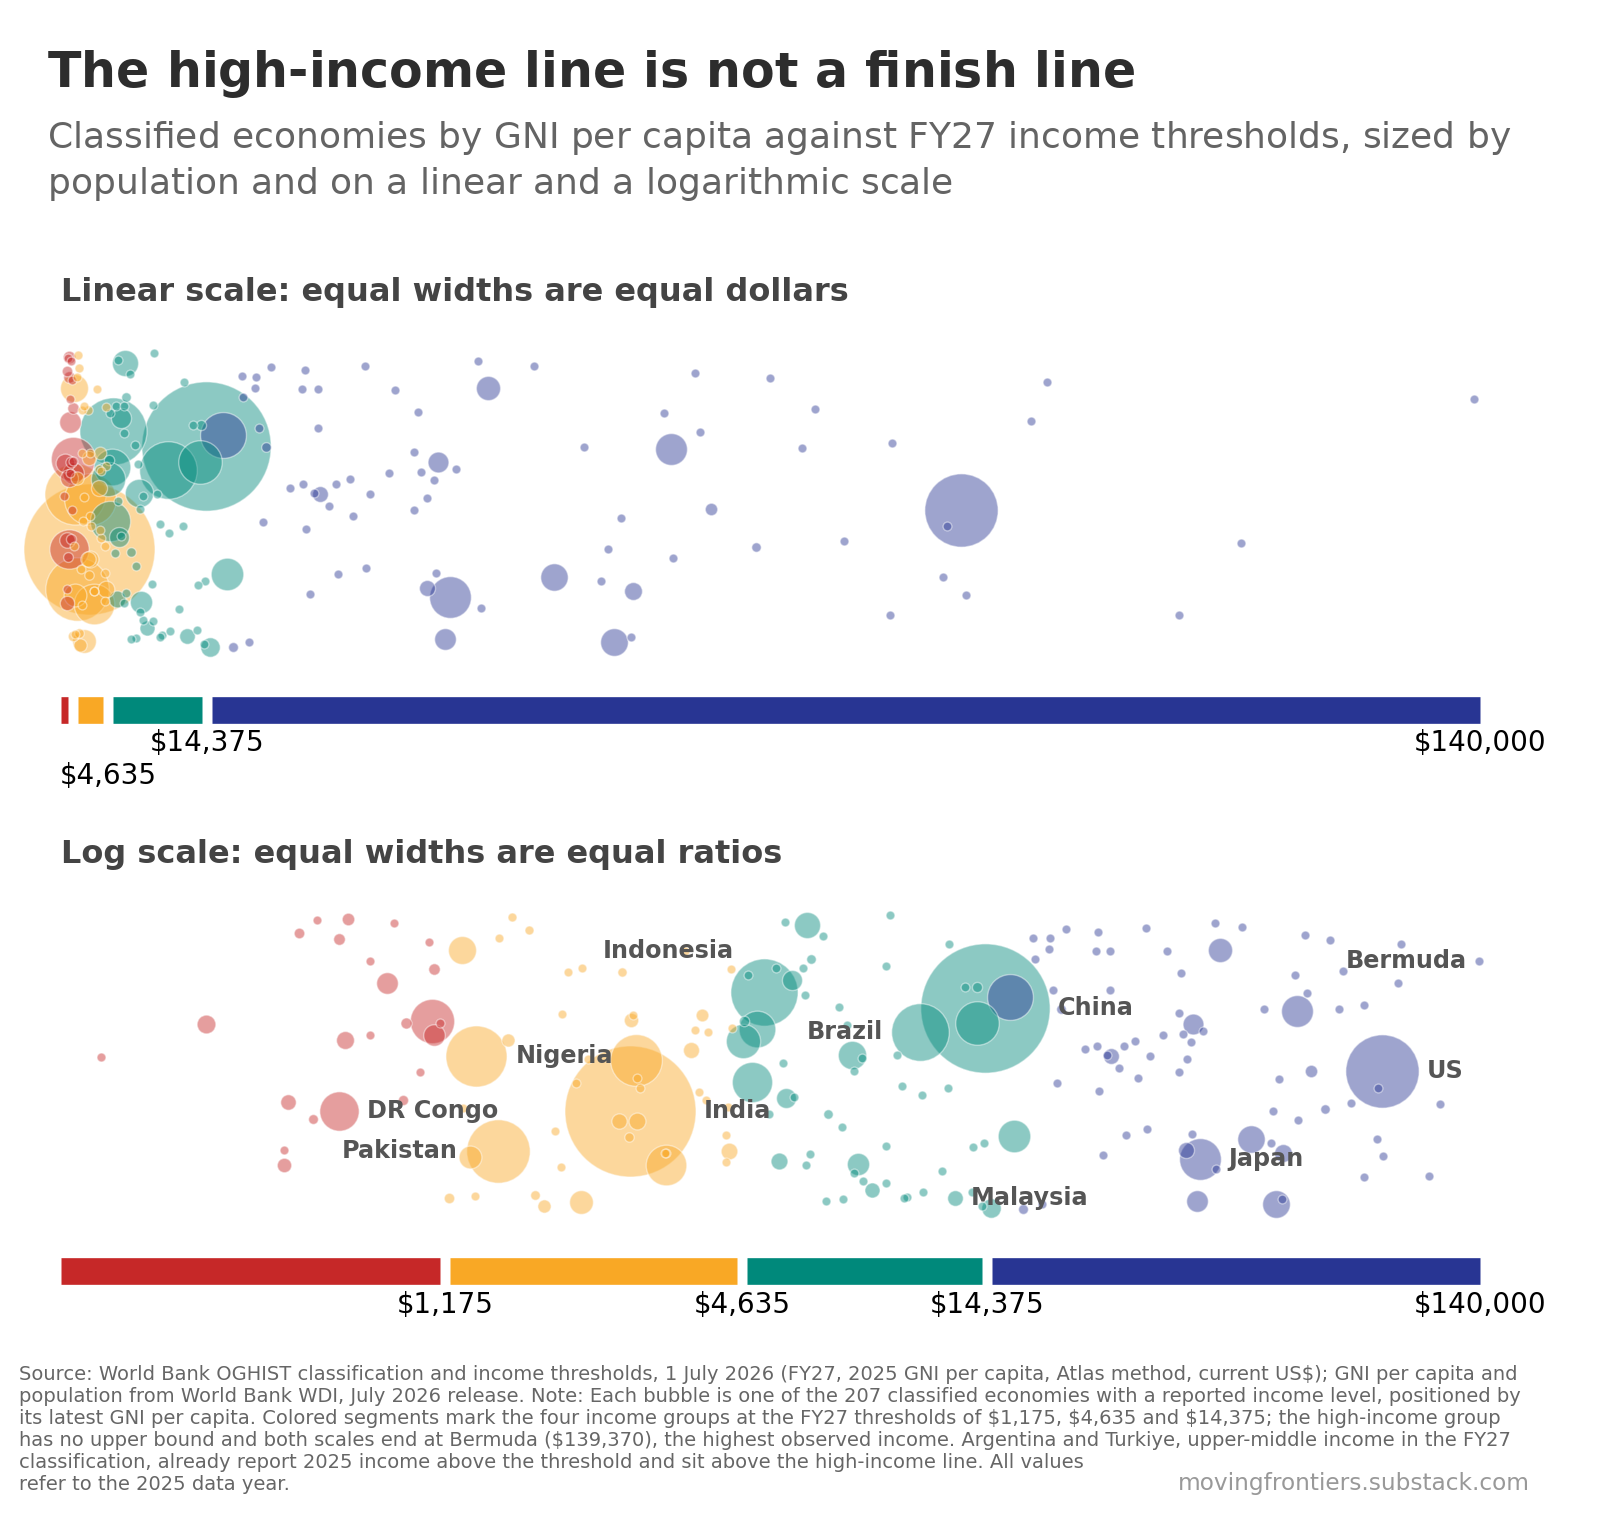

Write the Python code that produced this figure.
"""chart-13: The high-income line is not a finish line. Landscape, linear and
log panels stacked as rows, income on x, all 207 classified economies, titled."""
import pandas as pd, numpy as np

# ---------------------------------------------------------------------------
# PROVENANCE (data frozen; do not replace with live calls or downloads)
#
# Source: World Bank OGHIST classification and income thresholds, 1 July 2026 (FY27);
# Source:         GNI per capita (Atlas) and population, World Bank WDI, July 2026 release.
# Frozen: 28 August 2026, from the csv published in this repository.
# The output is pinned to this vintage; a script that re-fetches upstream
# data is not reproducible, merely convenient.
# Derived: gni values are the author pipeline outputs rounded to whole dollars and
# Derived:         population to 3 decimals, exactly as in the published csv.
# Duplication: the same 207-economy table is embedded in the chart-1 build; the duplication is deliberate so each file stays single-file self-sufficient.
# ---------------------------------------------------------------------------

import matplotlib
matplotlib.use('Agg')
import matplotlib.pyplot as plt

plt.rcParams.update({'font.family':'DejaVu Sans',
    'axes.edgecolor':'#888','axes.linewidth':1.0,
    'figure.facecolor':'white','axes.facecolor':'white'})

COL = {'L':'#C62828','LM':'#F9A825','UM':'#00897B','H':'#283593'}
TH = (1175,4635,14375)                     # FY27 thresholds, 2025 GNI per capita
GRP = {'Low income':'L','Lower middle income':'LM',
       'Upper middle income':'UM','High income':'H'}
# EMBEDDED DATA, exact copy of the csv (row order preserved: the jitter RNG maps by row)
ROWS = [
    ('Bermuda', 139370, 0.065, 'High income'),
    ('Liechtenstein', 116380, 0.041, 'High income'),
    ('Switzerland', 110330, 9.092, 'High income'),
    ('Norway', 97310, 5.611, 'High income'),
    ('Luxembourg', 95720, 0.687, 'High income'),
    ('Iceland', 89220, 0.392, 'High income'),
    ('United States', 88810, 341.785, 'High income'),
    ('Ireland', 87360, 5.484, 'High income'),
    ('Isle of Man', 87030, 0.084, 'High income'),
    ('Cayman Islands', 81920, 0.076, 'High income'),
    ('Singapore', 81760, 6.111, 'High income'),
    ('Denmark', 77190, 6.009, 'High income'),
    ('Qatar', 74330, 2.972, 'High income'),
    ('Faeroe Islands', 73120, 0.055, 'High income'),
    ('Macao SAR, China', 69920, 0.686, 'High income'),
    ('Netherlands', 68530, 18.088, 'High income'),
    ('Australia', 64120, 27.614, 'High income'),
    ('Sweden', 63010, 10.597, 'High income'),
    ('Hong Kong SAR, China', 62500, 7.499, 'High income'),
    ('Austria', 60360, 9.208, 'High income'),
    ('Germany', 60200, 83.491, 'High income'),
    ('Belgium', 59500, 11.942, 'High income'),
    ('Canada', 56420, 41.652, 'High income'),
    ('Israel', 56180, 10.123, 'High income'),
    ('Finland', 55250, 5.646, 'High income'),
    ('United Kingdom', 54550, 69.487, 'High income'),
    ('San Marino', 53910, 0.034, 'High income'),
    ('Andorra', 53230, 0.083, 'High income'),
    ('United Arab Emirates', 51550, 11.513, 'High income'),
    ('France', 48630, 68.72, 'High income'),
    ('New Zealand', 46630, 5.325, 'High income'),
    ('Italy', 42080, 58.916, 'High income'),
    ('Malta', 41440, 0.58, 'High income'),
    ('Kuwait', 41110, 4.865, 'High income'),
    ('Sint Maarten (Dutch part)', 38950, 0.044, 'High income'),
    ('Japan', 38340, 123.367, 'High income'),
    ('Korea, Rep.', 37880, 51.685, 'High income'),
    ('Spain', 37120, 49.355, 'High income'),
    ('Bahamas, The', 37020, 0.403, 'High income'),
    ('Turks and Caicos Islands', 36760, 0.047, 'High income'),
    ('Cyprus', 36110, 1.371, 'High income'),
    ('Saudi Arabia', 36070, 36.974, 'High income'),
    ('Slovenia', 35520, 2.131, 'High income'),
    ('Aruba', 35200, 0.109, 'High income'),
    ('Greenland', 34800, 0.057, 'High income'),
    ('Brunei Darussalam', 34790, 0.466, 'High income'),
    ('Czechia', 32960, 10.887, 'High income'),
    ('Estonia', 32310, 1.366, 'High income'),
    ('Lithuania', 30500, 2.889, 'High income'),
    ('New Caledonia', 30070, 0.295, 'High income'),
    ('Portugal', 29930, 10.805, 'High income'),
    ('Bahrain', 28790, 1.6, 'High income'),
    ('Guyana', 28470, 0.836, 'High income'),
    ('Puerto Rico (U.S.)', 27320, 3.185, 'High income'),
    ('Barbados', 27080, 0.283, 'High income'),
    ('Slovak Republic', 26410, 5.414, 'High income'),
    ('Poland', 25520, 36.436, 'High income'),
    ('Greece', 25360, 10.414, 'High income'),
    ('Croatia', 25360, 3.876, 'High income'),
    ('Latvia', 24980, 1.848, 'High income'),
    ('St. Kitts and Nevis', 24530, 0.047, 'High income'),
    ('French Polynesia', 24100, 0.282, 'High income'),
    ('Uruguay', 24020, 3.385, 'High income'),
    ('Hungary', 23850, 9.514, 'High income'),
    ('Antigua and Barbuda', 23790, 0.094, 'High income'),
    ('Curaçao', 22570, 0.156, 'High income'),
    ('Nauru', 20690, 0.012, 'High income'),
    ('Romania', 20190, 19.02, 'High income'),
    ('Palau', 19890, 0.018, 'High income'),
    ('Oman', 19520, 5.495, 'High income'),
    ('Seychelles', 19200, 0.123, 'High income'),
    ('Panama', 19140, 4.571, 'High income'),
    ('Trinidad and Tobago', 18550, 1.368, 'High income'),
    ('Costa Rica', 17930, 5.153, 'High income'),
    ('Bulgaria', 17780, 6.433, 'High income'),
    ('Chile', 16960, 19.86, 'High income'),
    ('Türkiye', 16300, 85.879, 'Upper middle income'),
    ('Russian Federation', 15960, 143.513, 'High income'),
    ('Argentina', 14650, 45.851, 'Upper middle income'),
    ('China', 14230, 1406.585, 'Upper middle income'),
    ('Montenegro', 14150, 0.623, 'Upper middle income'),
    ('Mauritius', 14040, 1.244, 'Upper middle income'),
    ('Kazakhstan', 13740, 20.844, 'Upper middle income'),
    ('Mexico', 13730, 131.947, 'Upper middle income'),
    ('Serbia', 13480, 6.549, 'Upper middle income'),
    ('St. Lucia', 13410, 0.18, 'Upper middle income'),
    ('Maldives', 12950, 0.53, 'Upper middle income'),
    ('Malaysia', 12380, 35.978, 'Upper middle income'),
    ('Albania', 12060, 2.35, 'Upper middle income'),
    ('St. Vincent and the Grenadines', 12000, 0.1, 'Upper middle income'),
    ('Grenada', 11660, 0.117, 'Upper middle income'),
    ('Dominica', 10690, 0.066, 'Upper middle income'),
    ('Dominican Republic', 10620, 11.52, 'Upper middle income'),
    ('Brazil', 10550, 212.812, 'Upper middle income'),
    ('Bosnia and Herzegovina', 9940, 3.14, 'Upper middle income'),
    ('Tuvalu', 9780, 0.009, 'Upper middle income'),
    ('Marshall Islands', 9710, 0.036, 'Upper middle income'),
    ('North Macedonia', 9490, 1.821, 'Upper middle income'),
    ('Belarus', 9160, 9.086, 'Upper middle income'),
    ('Armenia', 9020, 3.087, 'Upper middle income'),
    ('Cuba', 9010, 10.937, 'Upper middle income'),
    ('Georgia', 8990, 3.936, 'Upper middle income'),
    ('Peru', 8430, 34.577, 'Upper middle income'),
    ('Gabon', 8090, 2.593, 'Upper middle income'),
    ('Moldova', 8050, 2.361, 'Upper middle income'),
    ('Colombia', 7900, 53.426, 'Upper middle income'),
    ('Jamaica', 7790, 2.837, 'Upper middle income'),
    ('Kosovo', 7760, 1.577, 'Upper middle income'),
    ('Thailand', 7690, 71.62, 'Upper middle income'),
    ('Belize', 7530, 0.423, 'Upper middle income'),
    ('Botswana', 7390, 2.562, 'Upper middle income'),
    ('Azerbaijan', 7360, 10.247, 'Upper middle income'),
    ('Libya', 7250, 7.459, 'Upper middle income'),
    ('Ecuador', 6890, 18.29, 'Upper middle income'),
    ('Tonga', 6840, 0.104, 'Upper middle income'),
    ('Paraguay', 6750, 7.013, 'Upper middle income'),
    ('Guatemala', 6360, 18.688, 'Upper middle income'),
    ('Turkmenistan', 6340, 7.619, 'Upper middle income'),
    ('South Africa', 6270, 64.747, 'Upper middle income'),
    ('Fiji', 6230, 0.933, 'Upper middle income'),
    ('Mongolia', 6210, 3.569, 'Upper middle income'),
    ('Suriname', 6140, 0.64, 'Upper middle income'),
    ('Equatorial Guinea', 5890, 1.938, 'Upper middle income'),
    ('Algeria', 5850, 47.435, 'Upper middle income'),
    ('Iraq', 5690, 47.021, 'Upper middle income'),
    ('Samoa', 5640, 0.219, 'Upper middle income'),
    ('Cabo Verde', 5590, 0.527, 'Upper middle income'),
    ('Ukraine', 5510, 38.98, 'Upper middle income'),
    ('El Salvador', 5410, 6.366, 'Upper middle income'),
    ('Jordan', 5260, 11.521, 'Upper middle income'),
    ('Indonesia', 5120, 285.721, 'Upper middle income'),
    ('Viet Nam', 4970, 101.599, 'Upper middle income'),
    ('Philippines', 4850, 116.787, 'Upper middle income'),
    ('Micronesia, Fed. Sts.', 4760, 0.114, 'Upper middle income'),
    ('Sri Lanka', 4670, 21.756, 'Upper middle income'),
    ('Iran, Islamic Rep.', 4650, 92.418, 'Upper middle income'),
    ('Bolivia', 4420, 12.582, 'Lower middle income'),
    ('Vanuatu', 4410, 0.335, 'Lower middle income'),
    ('Morocco', 4360, 38.431, 'Lower middle income'),
    ('Namibia', 4340, 3.093, 'Lower middle income'),
    ('Bhutan', 4310, 0.797, 'Lower middle income'),
    ('Tunisia', 4300, 12.349, 'Lower middle income'),
    ('Djibouti', 3960, 1.184, 'Lower middle income'),
    ('Kiribati', 3930, 0.136, 'Lower middle income'),
    ('Venezuela, RB', 3860, 28.517, 'Lower middle income'),
    ('São Tomé and Príncipe', 3800, 0.24, 'Lower middle income'),
    ('Eswatini', 3730, 1.256, 'Lower middle income'),
    ('Uzbekistan', 3670, 37.053, 'Lower middle income'),
    ('Lebanon', 3560, 5.849, 'Lower middle income'),
    ('Honduras', 3270, 11.006, 'Lower middle income'),
    ('Egypt, Arab Rep.', 3260, 118.366, 'Lower middle income'),
    ('West Bank and Gaza', 3250, 5.414, 'Lower middle income'),
    ('Papua New Guinea', 2890, 10.763, 'Lower middle income'),
    ('Angola', 2860, 39.04, 'Lower middle income'),
    ('Nicaragua', 2850, 7.008, 'Lower middle income'),
    ('Bangladesh', 2840, 175.687, 'Lower middle income'),
    ('Kyrgyz Republic', 2800, 7.343, 'Lower middle income'),
    ("Côte d'Ivoire", 2780, 32.712, 'Lower middle income'),
    ('India', 2760, 1463.866, 'Lower middle income'),
    ('Cambodia', 2750, 17.848, 'Lower middle income'),
    ('Zimbabwe', 2660, 16.951, 'Lower middle income'),
    ('Ghana', 2630, 35.064, 'Lower middle income'),
    ('Congo, Rep.', 2280, 6.484, 'Lower middle income'),
    ('Mauritania', 2210, 5.315, 'Lower middle income'),
    ('Kenya', 2200, 57.532, 'Lower middle income'),
    ('Lao PDR', 2150, 7.873, 'Lower middle income'),
    ('Tajikistan', 2080, 10.787, 'Lower middle income'),
    ('Solomon Islands', 2020, 0.839, 'Lower middle income'),
    ('Haiti', 2010, 11.906, 'Lower middle income'),
    ('Comoros', 1950, 0.883, 'Lower middle income'),
    ('Cameroon', 1860, 29.879, 'Lower middle income'),
    ('Senegal', 1780, 18.932, 'Lower middle income'),
    ('Guinea', 1730, 15.1, 'Lower middle income'),
    ('Benin', 1600, 14.814, 'Lower middle income'),
    ('Nepal', 1570, 29.618, 'Lower middle income'),
    ('Timor-Leste', 1510, 1.419, 'Lower middle income'),
    ('Pakistan', 1500, 255.22, 'Lower middle income'),
    ('Nigeria', 1360, 237.528, 'Lower middle income'),
    ('Togo', 1350, 8.592, 'Lower middle income'),
    ('Myanmar', 1320, 54.851, 'Lower middle income'),
    ('Lesotho', 1280, 2.363, 'Lower middle income'),
    ('Tanzania', 1270, 70.546, 'Lower middle income'),
    ('Zambia', 1200, 21.914, 'Lower middle income'),
    ('Rwanda', 1150, 14.569, 'Low income'),
    ('Uganda', 1120, 51.385, 'Low income'),
    ('Mali', 1120, 25.199, 'Low income'),
    ('Ethiopia', 1110, 135.472, 'Low income'),
    ('Guinea-Bissau', 1090, 2.25, 'Low income'),
    ('South Sudan', 1050, 12.189, 'Low income'),
    ('Burkina Faso', 980, 24.075, 'Low income'),
    ('Chad', 970, 21.004, 'Low income'),
    ('Gambia, The', 930, 2.822, 'Low income'),
    ('Sudan', 900, 51.662, 'Low income'),
    ('Sierra Leone', 830, 8.82, 'Low income'),
    ('Liberia', 830, 5.731, 'Low income'),
    ('Niger', 750, 27.918, 'Low income'),
    ('Yemen, Rep.', 740, 41.774, 'Low income'),
    ('Congo, Dem. Rep.', 720, 112.832, 'Low income'),
    ('Syrian Arab Republic', 720, 25.62, 'Low income'),
    ('Eritrea', 650, 3.607, 'Low income'),
    ('Somalia, Fed. Rep.', 640, 19.655, 'Low income'),
    ('Malawi', 600, 22.216, 'Low income'),
    ('Mozambique', 570, 35.632, 'Low income'),
    ('Central African Republic', 560, 5.513, 'Low income'),
    ('Madagascar', 560, 32.741, 'Low income'),
    ('Afghanistan', 390, 43.844, 'Low income'),
    ('Burundi', 240, 14.39, 'Low income'),
]
COLS = ['economy', 'gni_per_capita_usd_atlas_2025', 'population_millions_2025', 'income_group_fy27']
d = pd.DataFrame(ROWS, columns=COLS)
g = pd.DataFrame({'name':d['economy'],
                  'base':d['gni_per_capita_usd_atlas_2025'].astype(float),
                  'pop':d['population_millions_2025'],
                  'cls':d['income_group_fy27'].map(GRP)})

XM = np.log10(1450) - 1.0
def area(pop_m):
    if pop_m < 10: return 10
    x = (np.log10(pop_m) - 1.0) / XM
    return 10 + x**3.4 * 2200

rng = np.random.default_rng(7)
g['yj'] = rng.uniform(0.17,0.92,len(g))
SIDE = {'China':'right','India':'right','United States':'right','Indonesia':'eleven',
        'Nigeria':'right','Pakistan':'left','Brazil':'left','Japan':'right',
        'Congo, Dem. Rep.':'right','Malaysia':'right','Bermuda':'left'}
PINY = {'China':0.68,'India':0.42,'United States':0.52,'Indonesia':0.72,
        'Nigeria':0.56,'Pakistan':0.32,'Brazil':0.62,'Japan':0.30,
        'Congo, Dem. Rep.':0.42,'Malaysia':0.20,'Bermuda':0.80}
g.loc[g['name'].isin(PINY),'yj'] = g.loc[g['name'].isin(PINY),'name'].map(PINY)
SHOW={'United States':'US','Congo, Dem. Rep.':'DR Congo'}

FIGW, FIGH = 8, 6.6
L_TOP, R_TOP = 140000, 140000
assert g['base'].max() <= L_TOP, 'linear scale no longer covers the maximum'

fig, axes = plt.subplots(2,1,figsize=(FIGW,FIGH))
BLW = 2.4*4
seg_specs=[]; panel_titles=[]
for ax, scale in zip(axes,['linear','log']):
    if scale=='linear':
        lo,hi = 0,L_TOP
    else:
        lo,hi = 200,R_TOP; ax.set_xscale('log')
    ax.set_xlim(lo,hi); ax.set_ylim(0,1)
    seg_specs.append((ax,[lo,TH[0],TH[1],TH[2],hi]))
    sub = g if scale=='log' else g[g['base']<=L_TOP]
    sub = sub.assign(_a=sub['pop'].apply(area)).sort_values('_a',ascending=False)
    for _,r in sub.iterrows():
        ax.scatter(r['base'],r['yj'],s=area(r['pop']),
                   facecolor=COL[r['cls']],alpha=0.45,
                   edgecolor='white',lw=0.5,zorder=3,clip_on=False)
    # labels
    lab = SIDE if scale=='log' else {}
    for _,r in g[g['name'].isin(lab)].iterrows():
        if scale=='linear' and r['base']>L_TOP: continue
        nm = SHOW.get(r['name'],r['name'])
        side = lab[r['name']]
        rad = np.sqrt(area(r['pop']))/2
        if side=='eleven':
            dx,dy,ha,va = -0.72*rad-2, 0.72*rad+2, 'right','bottom'
        else:
            off = 3 + rad
            dx = off if side=='right' else -off
            dy = 0
            ha = 'left' if side=='right' else 'right'; va='center'
        ax.annotate(nm,(r['base'],r['yj']),xytext=(dx,dy),
            textcoords='offset points',ha=ha,va=va,
            fontsize=8.6,fontweight='bold',color='#555',zorder=7)
    if scale=='log':
        ax.set_xticks([1175,4635,14375,R_TOP])
        ax.set_xticklabels(['$1,175','$4,635','$14,375','$140,000'],fontsize=10)
        ax.minorticks_off()
        panel_lbl='Log scale: equal widths are equal ratios'
    else:
        ax.set_xticks([4635,14375,L_TOP])
        ax.set_xticklabels(['\n$4,635','$14,375','$140,000'],fontsize=10)
        panel_lbl='Linear scale: equal widths are equal dollars'
    ax.set_yticks([])
    for s in ['top','right','left','bottom']: ax.spines[s].set_visible(False)
    ax.tick_params(axis='x',length=0,pad=5)
    panel_titles.append(ax.text(0.0,1.03,panel_lbl,transform=ax.transAxes,
        fontsize=11.5,fontweight='bold',color='#444',va='bottom'))

# ---------------- caption / watermark, project-standard format ----------------
FS = 7.0                     # caption font size
WMFS = FS*1.2                # watermark = caption size x 1.2
H_OUT = FIGH*200; W_OUT = FIGW*200
lh_fig = 22.0/H_OUT          # caption line pitch, published standard

CAP_TEXT = ("Source: World Bank OGHIST classification and income thresholds, 1 July 2026 "
 "(FY27, 2025 GNI per capita, Atlas method, current US\$); GNI per capita and population "
 "from World Bank WDI, July 2026 release. Note: Each bubble is one of the 207 classified "
 "economies with a reported income level, positioned by its latest GNI per capita. "
 "Colored segments mark the four income groups at the FY27 thresholds "
 "of \$1,175, \$4,635 and \$14,375; the high-income group has no upper bound and both scales "
 "end at Bermuda (\$139,370), the highest observed income. Argentina and Turkiye, "
 "upper-middle income in the FY27 classification, already report 2025 income above the "
 "threshold and sit above the high-income line.")
CLOSERS = ["All values refer to the 2025 data year.",
           "Bubble areas are comparable across the two panels.",
           "The vertical position within each panel carries no information."]

assert '%d classified '%len(g) in CAP_TEXT, \
    'caption economy count no longer matches the embedded data'
assert '\\$1,175, \\$4,635 and \\$14,375' in CAP_TEXT and TH==(1175,4635,14375), \
    'caption threshold values no longer match TH'
_mx=g.loc[g['base'].idxmax()]
assert _mx['name']=='Bermuda' and 'Bermuda (\\$139,370)' in CAP_TEXT and int(_mx['base'])==139370, \
    'caption maximum (Bermuda, \$139,370) no longer matches the data'
for _nm in ['Argentina','Türkiye']:
    _r=g[g['name']==_nm].iloc[0]
    assert _r['cls']=='UM' and _r['base']>TH[2], \
        'caption sentence on Argentina and Turkiye no longer matches the data'

fig.canvas.draw(); ren=fig.canvas.get_renderer()
CW,CH = fig.canvas.get_width_height()
_probe=fig.text(0.3,0.5,'',fontsize=FS)
_wcache={}
def wpx(t,fs):
    key=(t,fs)
    if key not in _wcache:
        _probe.set_text(t); _probe.set_fontsize(fs)
        _wcache[key]=_probe.get_window_extent(ren).width/CW
    return _wcache[key]
SPACE = wpx('n n',FS)-wpx('nn',FS)
X0 = 0.012
FULL = 1-70/1600                                # right margin 70 px
WM_X1 = 1-70/1600
wm_w = wpx('movingfrontiers.substack.com',WMFS)
MOVI = wpx('movi',WMFS)
SHORT = WM_X1 - wm_w - MOVI                     # last two lines stop one movi short

def greedy(words,limit):
    lines=[]; cur=[]; w=0.0
    for word in words:
        ww=wpx(word,FS)
        add=ww if not cur else ww+SPACE
        if X0+w+add<=limit or not cur:
            cur.append(word); w+=add
        else:
            lines.append(' '.join(cur)); cur=[word]; w=ww
    if cur: lines.append(' '.join(cur))
    return lines

text=CAP_TEXT; ci=0
while True:
    words=text.split()
    full_lines=greedy(words,FULL)
    lead, tail = full_lines[:-1], full_lines[-1]
    tail_lines=greedy(tail.split(),SHORT)
    if len(tail_lines)==2:
        pen_fill=(X0+ (wpx(tail_lines[0],FS))) >= X0+0.70*(SHORT-X0)
        if pen_fill: break
    if ci>=len(CLOSERS):
        break
    text=text+' '+CLOSERS[ci]; ci+=1
cap_lines=lead+tail_lines
n=len(cap_lines)

# vertical placement: caption top exactly 2.00 line-heights below the lowest axis element
cap_h = n*lh_fig
rect_bottom = 2*lh_fig + cap_h + 0.006
for attempt in range(4):
    fig.tight_layout(rect=[0.015,rect_bottom,0.985,0.975])
    fig.subplots_adjust(hspace=0.42)
    fig.canvas.draw()
    lows=[]
    for ax in axes:
        for a in list(ax.get_xticklabels())+list(ax.texts):
            bb=a.get_window_extent(ren)
            lows.append(bb.y0/CH)
        lows.append(ax.get_window_extent(ren).y0/CH)
    lowest=min(lows)
    cap_top = lowest - 2.0*lh_fig
    cap_bottom = cap_top - cap_h
    if cap_bottom > 0.004: break
    rect_bottom += (0.006 - cap_bottom)
assert cap_bottom > 0.004, 'caption does not fit'

_probe.remove()
arts=[]
for i,ln in enumerate(cap_lines):
    yb = cap_top - (i+1)*lh_fig + lh_fig*0.22        # baseline within the line box
    arts.append(fig.text(X0,yb,ln,fontsize=FS,color='#666',ha='left',va='baseline'))
wm = fig.text(WM_X1, cap_top - n*lh_fig + lh_fig*0.22,
              'movingfrontiers.substack.com',fontsize=WMFS,color='#999999',
              ha='right',va='baseline')
fig.canvas.draw()

# colored bottom-edge segments with half-character gaps, in display space
half_gap = 0.5*FS*fig.dpi/72
for ax,edges in seg_specs:
    tr=ax.transData; inv=tr.inverted()
    for k,(a0,a1,grp) in enumerate(zip(edges[:-1],edges[1:],['L','LM','UM','H'])):
        p0=tr.transform((a0,0))[0]+(half_gap/2 if k>0 else 0)
        p1=tr.transform((a1,0))[0]-(half_gap/2 if k<3 else 0)
        d0=inv.transform((p0,0))[0]; d1=inv.transform((p1,0))[0]
        ax.plot([d0,d1],[0.015,0.015],color=COL[grp],lw=BLW,
                solid_capstyle='butt',zorder=2,clip_on=False)
fig.canvas.draw()

# ---- project-standard watermark asserts ----
wmb=wm.get_window_extent(ren)
for ln_art in arts[-2:]:
    gap=(wmb.x0 - ln_art.get_window_extent(ren).x1)/CW
    assert gap >= MOVI*0.98, 'last-two-line gap below one movi width: %.4f'%gap
pen_w=(arts[-2].get_window_extent(ren).x1)/CW
assert pen_w >= X0+0.70*(SHORT-X0)*0.98, 'second-to-last line underfilled'
# same baseline: both drawn va=baseline at identical y
assert abs(wm.get_position()[1]-arts[-1].get_position()[1])<1e-9
print('caption lines: %d (closers appended: %d), gap(last)=%.4f movi=%.4f'%(
      n,ci,(wmb.x0-arts[-1].get_window_extent(ren).x1)/CW,MOVI))
print('caption bottom %.4f, top gap below axes = 2.00 lines by construction'%cap_bottom)

ax1=axes[1]
texts=[t for t in ax1.texts if t.get_fontweight()=='bold' and t.get_fontsize()==8.6]
texts+=[t for t in axes[0].texts if t.get_fontweight()=='bold' and t.get_fontsize()==8.6]
import itertools
for a,b in itertools.combinations(texts,2):
    if a.axes is not b.axes: continue
    ba,bb=a.get_window_extent(ren),b.get_window_extent(ren)
    ox=max(0,min(ba.x1,bb.x1)-max(ba.x0,bb.x0)); oy=max(0,min(ba.y1,bb.y1)-max(ba.y0,bb.y0))
    assert ox*oy==0, 'label overlap %s/%s'%(a.get_text(),b.get_text())
print('labels clean:',len(texts))

OUT='chart-13-the-high-income-line-is-not-a-finish-line.png'
fig.savefig(OUT,dpi=200)
plt.close(fig)
from PIL import Image, ImageDraw, ImageFont


def _resolve_font(name):
    """System DejaVu first (matches the published render on the original build
    machine), then matplotlib's bundled copy. On systems where the fallback
    engages, the PIL title band may differ at pixel level; nothing else does."""
    import matplotlib, os
    cands = ['/usr/share/fonts/truetype/dejavu/'+name,
             os.path.join(matplotlib.get_data_path(),'fonts','ttf',name)]
    for p in cands:
        if os.path.exists(p): return p
    raise FileNotFoundError(name+' not found in any known location')
FB=_resolve_font('DejaVuSans-Bold.ttf')
FR=_resolve_font('DejaVuSans.ttf')
title="The high-income line is not a finish line"
subtitle='Classified economies by GNI per capita against FY27 income thresholds, sized by population and on a linear and a logarithmic scale'
im=Image.open(OUT).convert('RGB'); W,H=im.size
fs=int(W*0.031); font=ImageFont.truetype(FB,fs)
fss=int(W*0.0225); fonts=ImageFont.truetype(FR,fss)
tmp=ImageDraw.Draw(im)
def wrap(text,f):
    words=text.split(); lines=[]; cur=''
    for w in words:
        t=(cur+' '+w).strip()
        if tmp.textlength(t,font=f)<=W-2*int(W*0.03): cur=t
        else: lines.append(cur); cur=w
    lines.append(cur); return lines
lines=wrap(title,font); slines=wrap(subtitle,fonts)
lh=int(fs*1.25); lhs=int(fss*1.3)
band=int(fs*0.85)+lh*len(lines)+int(fss*0.5)+lhs*len(slines)+int(fs*0.03)
canvas=Image.new('RGB',(W,H+band),'white'); canvas.paste(im,(0,band))
dr=ImageDraw.Draw(canvas); y=int(fs*0.85)
for ln in lines: dr.text((int(W*0.03),y),ln,font=font,fill=(45,45,45)); y+=lh
y+=int(fss*0.35)
for ln in slines: dr.text((int(W*0.03),y),ln,font=fonts,fill=(100,100,100)); y+=lhs
canvas.save(OUT,optimize=True)
print('done titled',canvas.size)
